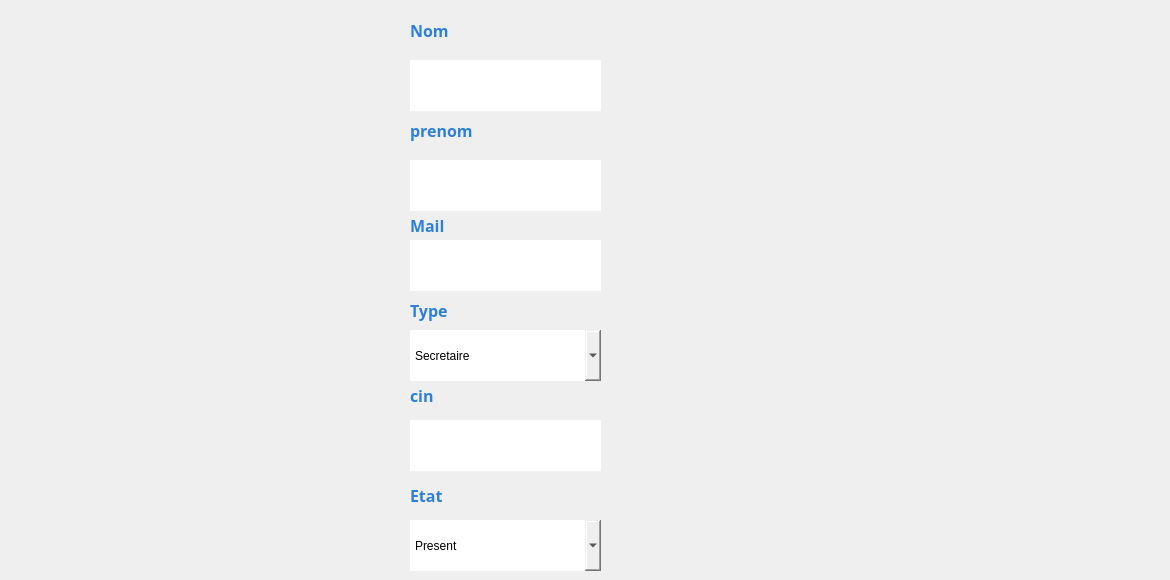
    <widget class="QWidget" name="MAJ_employe">
     <property name="styleSheet">
      <string notr="true">#MAJ_employe {
background-color: transparent;
border-image: url(:back2.jpg);
background: none;
border: none;
background-repeat: none;
}
</string>
     </property>
     <widget class="QPushButton" name="pushButton_Annuler_MAJ">
      <property name="geometry">
       <rect>
        <x>930</x>
        <y>520</y>
        <width>151</width>
        <height>41</height>
       </rect>
      </property>
      <property name="styleSheet">
       <string notr="true">#pushButton_Annuler_MAJ {
background-color: transparent;
border-image: url(:Annuler.png);
background: none;
border: none;
background-repeat: none;
}

</string>
      </property>
      <property name="text">
       <string/>
      </property>
      <property name="autoDefault">
       <bool>false</bool>
      </property>
      <property name="default">
       <bool>false</bool>
      </property>
      <property name="flat">
       <bool>false</bool>
      </property>
     </widget>
     <widget class="QPushButton" name="pushButton_Save_MAJ">
      <property name="geometry">
       <rect>
        <x>930</x>
        <y>470</y>
        <width>151</width>
        <height>41</height>
       </rect>
      </property>
      <property name="styleSheet">
       <string notr="true">#pushButton_Save_MAJ {
background-color: transparent;
border-image: url(:Enregistrer.png);
background: none;
border: none;
background-repeat: none;
}

</string>
      </property>
      <property name="text">
       <string/>
      </property>
     </widget>
     <widget class="QPushButton" name="pushButton_Close_Em_maj">
      <property name="geometry">
       <rect>
        <x>1130</x>
        <y>10</y>
        <width>31</width>
        <height>31</height>
       </rect>
      </property>
      <property name="styleSheet">
       <string notr="true">#pushButton_Close_Em_maj{
background-color: transparent;
border-image: url(:close.png);
background: none;
border: none;
background-repeat: none;
}
</string>
      </property>
      <property name="text">
       <string/>
      </property>
     </widget>
     <widget class="QLabel" name="label_46">
      <property name="geometry">
       <rect>
        <x>410</x>
        <y>100</y>
        <width>241</width>
        <height>61</height>
       </rect>
      </property>
      <property name="font">
       <font>
        <family>Segoe Print</family>
       </font>
      </property>
      <property name="text">
       <string>&lt;html&gt;&lt;head/&gt;&lt;body&gt;&lt;p&gt;&lt;span style=&quot; font-size:12pt; font-weight:600; color:#2d80d9;&quot;&gt;prenom&lt;/span&gt;&lt;/p&gt;&lt;/body&gt;&lt;/html&gt;</string>
      </property>
     </widget>
     <widget class="QLabel" name="label_47">
      <property name="geometry">
       <rect>
        <x>410</x>
        <y>200</y>
        <width>181</width>
        <height>51</height>
       </rect>
      </property>
      <property name="font">
       <font>
        <family>Segoe Print</family>
       </font>
      </property>
      <property name="text">
       <string>&lt;html&gt;&lt;head/&gt;&lt;body&gt;&lt;p&gt;&lt;span style=&quot; font-size:12pt; font-weight:600; color:#2d80d9;&quot;&gt;Mail&lt;/span&gt;&lt;/p&gt;&lt;/body&gt;&lt;/html&gt;</string>
      </property>
     </widget>
     <widget class="QLabel" name="label_48">
      <property name="geometry">
       <rect>
        <x>410</x>
        <y>290</y>
        <width>91</width>
        <height>41</height>
       </rect>
      </property>
      <property name="font">
       <font>
        <family>Segoe Print</family>
       </font>
      </property>
      <property name="text">
       <string>&lt;html&gt;&lt;head/&gt;&lt;body&gt;&lt;p&gt;&lt;span style=&quot; font-size:12pt; font-weight:600; color:#2d80d9;&quot;&gt;Type&lt;/span&gt;&lt;/p&gt;&lt;/body&gt;&lt;/html&gt;</string>
      </property>
     </widget>
     <widget class="QLabel" name="label_49">
      <property name="geometry">
       <rect>
        <x>410</x>
        <y>380</y>
        <width>141</width>
        <height>31</height>
       </rect>
      </property>
      <property name="font">
       <font>
        <family>Segoe Print</family>
       </font>
      </property>
      <property name="text">
       <string>&lt;html&gt;&lt;head/&gt;&lt;body&gt;&lt;p&gt;&lt;span style=&quot; font-size:12pt; font-weight:600; color:#2d80d9;&quot;&gt;cin&lt;/span&gt;&lt;/p&gt;&lt;/body&gt;&lt;/html&gt;</string>
      </property>
     </widget>
     <widget class="QLabel" name="label_50">
      <property name="geometry">
       <rect>
        <x>410</x>
        <y>480</y>
        <width>141</width>
        <height>31</height>
       </rect>
      </property>
      <property name="font">
       <font>
        <family>Segoe Print</family>
       </font>
      </property>
      <property name="text">
       <string>&lt;html&gt;&lt;head/&gt;&lt;body&gt;&lt;p&gt;&lt;span style=&quot; font-size:12pt; font-weight:600; color:#2d80d9;&quot;&gt;Etat&lt;/span&gt;&lt;/p&gt;&lt;/body&gt;&lt;/html&gt;</string>
      </property>
     </widget>
     <widget class="QLineEdit" name="lineEdit_prenom_employe_MAJ">
      <property name="geometry">
       <rect>
        <x>410</x>
        <y>160</y>
        <width>191</width>
        <height>51</height>
       </rect>
      </property>
      <property name="styleSheet">
       <string notr="true">#lineEdit_prenom_employe_MAJ {
background-color: transparent;
border-image: url(:champs.png);
background: none;
border: none;
background-repeat: none;
}

</string>
      </property>
     </widget>
     <widget class="QLineEdit" name="lineEdit_mail_employe_MAJ">
      <property name="geometry">
       <rect>
        <x>410</x>
        <y>240</y>
        <width>191</width>
        <height>51</height>
       </rect>
      </property>
      <property name="styleSheet">
       <string notr="true">#lineEdit_mail_employe_MAJ {
background-color: transparent;
border-image: url(:champs.png);
background: none;
border: none;
background-repeat: none;
}

</string>
      </property>
     </widget>
     <widget class="QLineEdit" name="lineEdit_cin_employe_MAJ">
      <property name="geometry">
       <rect>
        <x>410</x>
        <y>420</y>
        <width>191</width>
        <height>51</height>
       </rect>
      </property>
      <property name="styleSheet">
       <string notr="true">#lineEdit_cin_employe_MAJ {
background-color: transparent;
border-image: url(:champs.png);
background: none;
border: none;
background-repeat: none;
}

</string>
      </property>
     </widget>
     <widget class="QComboBox" name="comboBox_Type_employe_MAJ">
      <property name="geometry">
       <rect>
        <x>410</x>
        <y>330</y>
        <width>191</width>
        <height>51</height>
       </rect>
      </property>
      <property name="styleSheet">
       <string notr="true">#comboBox_Type_employe_MAJ {
background-color: transparent;
border-image: url(:champs.png);
background: none;
border: none;
background-repeat: none;
}
</string>
      </property>
      <item>
       <property name="text">
        <string>Secretaire</string>
       </property>
      </item>
      <item>
       <property name="text">
        <string>Agent</string>
       </property>
      </item>
     </widget>
     <widget class="QComboBox" name="comboBox_etat_employe_MAJ">
      <property name="geometry">
       <rect>
        <x>410</x>
        <y>520</y>
        <width>191</width>
        <height>51</height>
       </rect>
      </property>
      <property name="styleSheet">
       <string notr="true">#comboBox_etat_employe_MAJ {
background-color: transparent;
border-image: url(:champs.png);
background: none;
border: none;
background-repeat: none;
}
</string>
      </property>
      <item>
       <property name="text">
        <string>Present</string>
       </property>
      </item>
      <item>
       <property name="text">
        <string>Absent</string>
       </property>
      </item>
     </widget>
     <widget class="QLineEdit" name="lineEdit_nom_employe_MAJ">
      <property name="geometry">
       <rect>
        <x>410</x>
        <y>60</y>
        <width>191</width>
        <height>51</height>
       </rect>
      </property>
      <property name="styleSheet">
       <string notr="true">#lineEdit_nom_employe_MAJ {
background-color: transparent;
border-image: url(:champs.png);
background: none;
border: none;
background-repeat: none;
}

</string>
      </property>
      <property name="readOnly">
       <bool>true</bool>
      </property>
     </widget>
     <widget class="QLabel" name="label_53">
      <property name="geometry">
       <rect>
        <x>410</x>
        <y>0</y>
        <width>241</width>
        <height>61</height>
       </rect>
      </property>
      <property name="font">
       <font>
        <family>Segoe Print</family>
       </font>
      </property>
      <property name="text">
       <string>&lt;html&gt;&lt;head/&gt;&lt;body&gt;&lt;p&gt;&lt;span style=&quot; font-size:12pt; font-weight:600; color:#2d80d9;&quot;&gt;Nom&lt;/span&gt;&lt;/p&gt;&lt;/body&gt;&lt;/html&gt;</string>
      </property>
     </widget>
    </widget>
